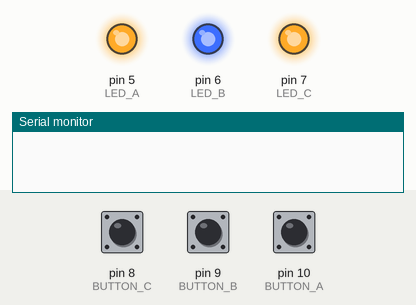
This sketch was run on a simulated Arduino Uno, built with avr-gcc and run on an emulated ATmega328P. Parts: output pins drawn as LEDs (lit = HIGH), the last lines printed to the serial monitor. The test bench sets the inputs (shaded band); at power-on: pin 8 (BUTTON_C) HIGH, pin 9 (BUTTON_B) HIGH, pin 10 (BUTTON_A) HIGH. Random numbers use the default seed unless the sketch sets one.

Above: at 1.2 s.
1.3 s: pin 8 (BUTTON_C) pulled LOW for 0.15 s
At 2.2 s:
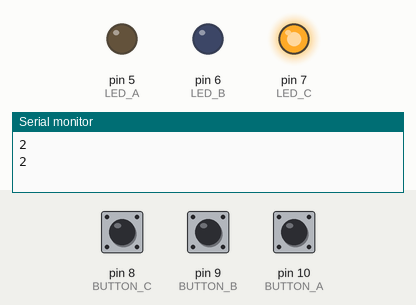
At 12.1 s:
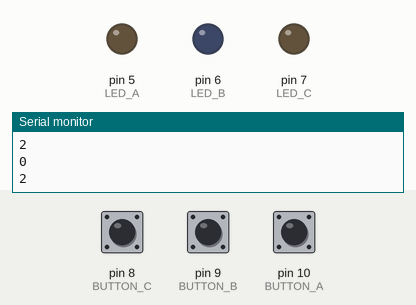
Timing chart, 0 to 13.3 s (numbered marks = the images above; inputs shaded):
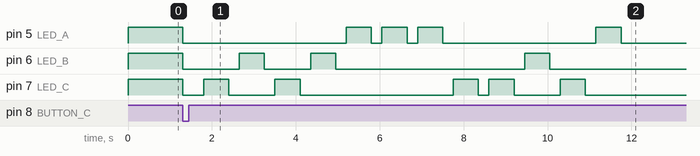

The sketch:

leo_drin_genius.ino
```cpp
#define LED_A 5
#define LED_B 6
#define LED_C 7

#define BUTTON_A 10
#define BUTTON_B 9
#define BUTTON_C 8

#define TEMPO_PISCA 600
#define TEMPO 150

#define QT_SEQ 12
int sorteados[QT_SEQ];

void setup() {
  Serial.begin(9600);

  pinMode(LED_A, OUTPUT);
  pinMode(LED_B, OUTPUT);
  pinMode(LED_C, OUTPUT);

  pinMode(BUTTON_A, INPUT_PULLUP);
  pinMode(BUTTON_B, INPUT_PULLUP);
  pinMode(BUTTON_C, INPUT_PULLUP);

  randomSeed(analogRead(0));
}

void loop() {
  digitalWrite(LED_A, HIGH);
  digitalWrite(LED_B, HIGH);
  digitalWrite(LED_C, HIGH);

  le_botao();
  digitalWrite(LED_A, LOW);
  digitalWrite(LED_B, LOW);
  digitalWrite(LED_C, LOW);

  delay(500);


  for (int jogada = 0; jogada < QT_SEQ; jogada ++) {

    sorteados[jogada] = random(3);
    pisca_led(sorteados[jogada]);
    delay(TEMPO);

  }
  int vez;
  for (vez = 0; vez < QT_SEQ; vez ++) {
    Serial.println(sorteados[vez]);
    if (le_botao() == sorteados[vez]) {

      pisca_led(sorteados[vez]);

    }
    else {
      pisca_led(sorteados[vez]);
      break;
    }
  }

  if (vez == QT_SEQ) {
    delay(1000);
    //ganhou
    Serial.println("ganhou");
  }
  else {
    delay(1000);
    //perdeu
    Serial.println("perdeu");
  }
}

void pisca_led(int posicao) {
  Serial.println(posicao);

  if (posicao == 0) {
    digitalWrite(LED_A, HIGH);
    delay(TEMPO_PISCA);
    digitalWrite(LED_A, LOW);
  }
  else if (posicao == 1) {
    digitalWrite(LED_B, HIGH);
    delay(TEMPO_PISCA);
    digitalWrite(LED_B, LOW);
  }
  else if (posicao == 2) {
    digitalWrite(LED_C, HIGH);
    delay(TEMPO_PISCA);
    digitalWrite(LED_C, LOW);
  }
  delay(100);
}

int le_botao () {

  int result = -1;

  while (result == -1) {
    if (digitalRead(BUTTON_A) == LOW) {
      result = 0;
    }
    else if (digitalRead(BUTTON_B) == LOW) {
      result = 1;
    }
    else if (digitalRead(BUTTON_C) == LOW) {
      result = 2;
    }
  }
  Serial.println(result);
  return result;
}
```

Measured:
- after the input at 1.3 s, pin 5 (LED_A): HIGH → LOW at once, → HIGH 3.9 s later, → LOW 0.60 s later, → HIGH 0.25 s later, … (9 changes in this stretch); pin 6 (LED_B): goes LOW 1.4 s, HIGH 0.60 s, LOW 1.1 s, HIGH 0.60 s, LOW 4.5 s, HIGH 0.60 s, then LOW, starting at once
